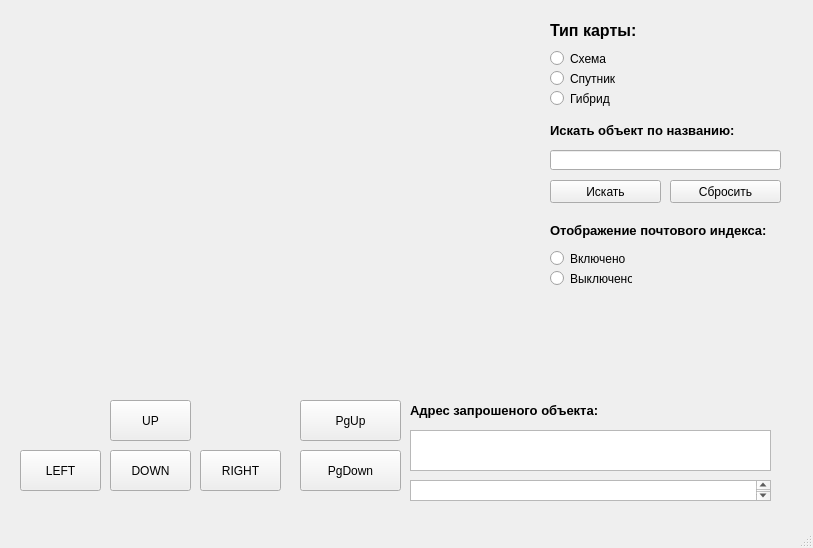
<?xml version="1.0" encoding="UTF-8"?>
<ui version="4.0">
 <class>MainWindow</class>
 <widget class="QMainWindow" name="MainWindow">
  <property name="geometry">
   <rect>
    <x>0</x>
    <y>0</y>
    <width>813</width>
    <height>548</height>
   </rect>
  </property>
  <property name="windowTitle">
   <string>MainWindow</string>
  </property>
  <widget class="QWidget" name="centralwidget">
   <widget class="QPushButton" name="pushButton">
    <property name="geometry">
     <rect>
      <x>20</x>
      <y>450</y>
      <width>81</width>
      <height>41</height>
     </rect>
    </property>
    <property name="whatsThis">
     <string>-1</string>
    </property>
    <property name="text">
     <string>LEFT</string>
    </property>
    <attribute name="buttonGroup">
     <string notr="true">leftrightbuttons</string>
    </attribute>
   </widget>
   <widget class="QPushButton" name="pushButton_2">
    <property name="geometry">
     <rect>
      <x>110</x>
      <y>400</y>
      <width>81</width>
      <height>41</height>
     </rect>
    </property>
    <property name="whatsThis">
     <string>1</string>
    </property>
    <property name="text">
     <string>UP</string>
    </property>
    <attribute name="buttonGroup">
     <string notr="true">updownbuttons</string>
    </attribute>
   </widget>
   <widget class="QPushButton" name="pushButton_3">
    <property name="geometry">
     <rect>
      <x>200</x>
      <y>450</y>
      <width>81</width>
      <height>41</height>
     </rect>
    </property>
    <property name="whatsThis">
     <string>1</string>
    </property>
    <property name="text">
     <string>RIGHT</string>
    </property>
    <attribute name="buttonGroup">
     <string notr="true">leftrightbuttons</string>
    </attribute>
   </widget>
   <widget class="QPushButton" name="pushButton_4">
    <property name="geometry">
     <rect>
      <x>110</x>
      <y>450</y>
      <width>81</width>
      <height>41</height>
     </rect>
    </property>
    <property name="whatsThis">
     <string>-1</string>
    </property>
    <property name="text">
     <string>DOWN</string>
    </property>
    <attribute name="buttonGroup">
     <string notr="true">updownbuttons</string>
    </attribute>
   </widget>
   <widget class="QPushButton" name="pushButton_5">
    <property name="geometry">
     <rect>
      <x>300</x>
      <y>450</y>
      <width>101</width>
      <height>41</height>
     </rect>
    </property>
    <property name="whatsThis">
     <string>0.5</string>
    </property>
    <property name="text">
     <string>PgDown</string>
    </property>
    <attribute name="buttonGroup">
     <string notr="true">pgbuttons</string>
    </attribute>
   </widget>
   <widget class="QPushButton" name="pushButton_6">
    <property name="geometry">
     <rect>
      <x>300</x>
      <y>400</y>
      <width>101</width>
      <height>41</height>
     </rect>
    </property>
    <property name="whatsThis">
     <string>2</string>
    </property>
    <property name="text">
     <string>PgUp</string>
    </property>
    <attribute name="buttonGroup">
     <string notr="true">pgbuttons</string>
    </attribute>
   </widget>
   <widget class="QRadioButton" name="radioButton">
    <property name="geometry">
     <rect>
      <x>550</x>
      <y>50</y>
      <width>82</width>
      <height>17</height>
     </rect>
    </property>
    <property name="whatsThis">
     <string>map</string>
    </property>
    <property name="text">
     <string>Cхема</string>
    </property>
    <attribute name="buttonGroup">
     <string notr="true">switchertypemap</string>
    </attribute>
   </widget>
   <widget class="QRadioButton" name="radioButton_2">
    <property name="geometry">
     <rect>
      <x>550</x>
      <y>70</y>
      <width>82</width>
      <height>17</height>
     </rect>
    </property>
    <property name="whatsThis">
     <string>sat</string>
    </property>
    <property name="text">
     <string>Спутник</string>
    </property>
    <attribute name="buttonGroup">
     <string notr="true">switchertypemap</string>
    </attribute>
   </widget>
   <widget class="QRadioButton" name="radioButton_3">
    <property name="geometry">
     <rect>
      <x>550</x>
      <y>90</y>
      <width>82</width>
      <height>17</height>
     </rect>
    </property>
    <property name="whatsThis">
     <string>sat,skl</string>
    </property>
    <property name="text">
     <string>Гибрид</string>
    </property>
    <attribute name="buttonGroup">
     <string notr="true">switchertypemap</string>
    </attribute>
   </widget>
   <widget class="QLabel" name="label">
    <property name="geometry">
     <rect>
      <x>550</x>
      <y>20</y>
      <width>111</width>
      <height>21</height>
     </rect>
    </property>
    <property name="font">
     <font>
      <pointsize>12</pointsize>
      <weight>75</weight>
      <bold>true</bold>
     </font>
    </property>
    <property name="text">
     <string>Тип карты:</string>
    </property>
   </widget>
   <widget class="QLineEdit" name="gps_lbl">
    <property name="geometry">
     <rect>
      <x>550</x>
      <y>150</y>
      <width>231</width>
      <height>20</height>
     </rect>
    </property>
   </widget>
   <widget class="QPushButton" name="searchbutton">
    <property name="geometry">
     <rect>
      <x>550</x>
      <y>180</y>
      <width>111</width>
      <height>23</height>
     </rect>
    </property>
    <property name="text">
     <string>Искать</string>
    </property>
   </widget>
   <widget class="QLabel" name="label_2">
    <property name="geometry">
     <rect>
      <x>550</x>
      <y>120</y>
      <width>241</width>
      <height>21</height>
     </rect>
    </property>
    <property name="font">
     <font>
      <pointsize>10</pointsize>
      <weight>75</weight>
      <bold>true</bold>
     </font>
    </property>
    <property name="text">
     <string>Искать объект по названию:</string>
    </property>
   </widget>
   <widget class="QPushButton" name="pushButton_8">
    <property name="geometry">
     <rect>
      <x>670</x>
      <y>180</y>
      <width>111</width>
      <height>23</height>
     </rect>
    </property>
    <property name="text">
     <string>Сбросить</string>
    </property>
   </widget>
   <widget class="QLabel" name="label_3">
    <property name="geometry">
     <rect>
      <x>410</x>
      <y>400</y>
      <width>321</width>
      <height>21</height>
     </rect>
    </property>
    <property name="font">
     <font>
      <pointsize>10</pointsize>
      <weight>75</weight>
      <bold>true</bold>
     </font>
    </property>
    <property name="text">
     <string>Адрес запрошеного объекта:</string>
    </property>
   </widget>
   <widget class="QRadioButton" name="radioButton_4">
    <property name="geometry">
     <rect>
      <x>550</x>
      <y>250</y>
      <width>82</width>
      <height>17</height>
     </rect>
    </property>
    <property name="whatsThis">
     <string>1</string>
    </property>
    <property name="text">
     <string>Включено</string>
    </property>
    <attribute name="buttonGroup">
     <string notr="true">switcherpostcode</string>
    </attribute>
   </widget>
   <widget class="QRadioButton" name="radioButton_5">
    <property name="geometry">
     <rect>
      <x>550</x>
      <y>270</y>
      <width>82</width>
      <height>17</height>
     </rect>
    </property>
    <property name="whatsThis">
     <string>0</string>
    </property>
    <property name="text">
     <string>Выключено</string>
    </property>
    <attribute name="buttonGroup">
     <string notr="true">switcherpostcode</string>
    </attribute>
   </widget>
   <widget class="QLabel" name="label_4">
    <property name="geometry">
     <rect>
      <x>550</x>
      <y>220</y>
      <width>241</width>
      <height>21</height>
     </rect>
    </property>
    <property name="font">
     <font>
      <pointsize>10</pointsize>
      <weight>75</weight>
      <bold>true</bold>
     </font>
    </property>
    <property name="text">
     <string>Отображение почтового индекса:</string>
    </property>
   </widget>
   <widget class="QTextBrowser" name="adress_lbl">
    <property name="geometry">
     <rect>
      <x>410</x>
      <y>430</y>
      <width>361</width>
      <height>41</height>
     </rect>
    </property>
   </widget>
   <widget class="QTextBrowser" name="postcodelbl">
    <property name="geometry">
     <rect>
      <x>410</x>
      <y>480</y>
      <width>361</width>
      <height>21</height>
     </rect>
    </property>
   </widget>
  </widget>
  <widget class="QMenuBar" name="menubar">
   <property name="geometry">
    <rect>
     <x>0</x>
     <y>0</y>
     <width>813</width>
     <height>21</height>
    </rect>
   </property>
  </widget>
  <widget class="QStatusBar" name="statusbar"/>
 </widget>
 <resources/>
 <connections/>
 <buttongroups>
  <buttongroup name="switcherpostcode"/>
  <buttongroup name="switchertypemap"/>
  <buttongroup name="pgbuttons"/>
  <buttongroup name="leftrightbuttons"/>
  <buttongroup name="updownbuttons"/>
 </buttongroups>
</ui>
